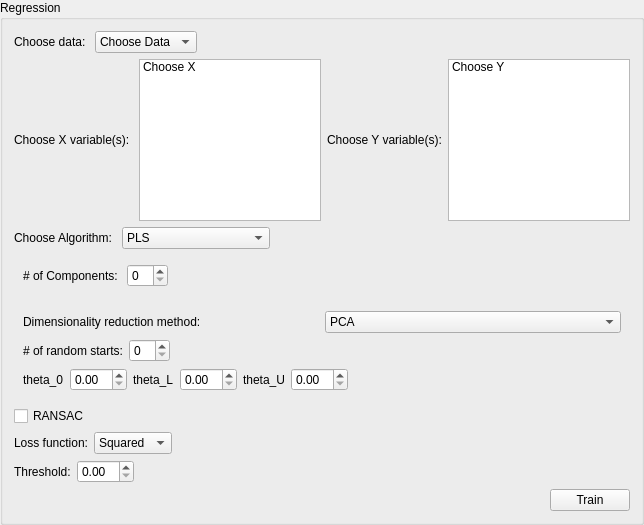
<?xml version="1.0" encoding="UTF-8"?>
<ui version="4.0">
 <class>regression</class>
 <widget class="QGroupBox" name="regression">
  <property name="geometry">
   <rect>
    <x>0</x>
    <y>0</y>
    <width>644</width>
    <height>525</height>
   </rect>
  </property>
  <property name="minimumSize">
   <size>
    <width>600</width>
    <height>150</height>
   </size>
  </property>
  <property name="maximumSize">
   <size>
    <width>16777215</width>
    <height>999999</height>
   </size>
  </property>
  <property name="windowTitle">
   <string>Regression</string>
  </property>
  <property name="title">
   <string>Regression</string>
  </property>
  <layout class="QVBoxLayout" name="verticalLayout_2">
   <item>
    <layout class="QVBoxLayout" name="regression_vlayout">
     <item>
      <layout class="QHBoxLayout" name="regression_choosedata_hlayout">
       <item>
        <widget class="QLabel" name="label">
         <property name="text">
          <string>Choose data: </string>
         </property>
        </widget>
       </item>
       <item>
        <widget class="QComboBox" name="regression_choosedata">
         <property name="iconSize">
          <size>
           <width>50</width>
           <height>20</height>
          </size>
         </property>
         <item>
          <property name="text">
           <string>Choose Data</string>
          </property>
         </item>
         <item>
          <property name="text">
           <string>Known Data</string>
          </property>
         </item>
        </widget>
       </item>
       <item>
        <spacer name="regression_choosedata_spacer">
         <property name="orientation">
          <enum>Qt::Horizontal</enum>
         </property>
         <property name="sizeHint" stdset="0">
          <size>
           <width>40</width>
           <height>20</height>
          </size>
         </property>
        </spacer>
       </item>
      </layout>
     </item>
     <item>
      <layout class="QHBoxLayout" name="regression_choosevars_hlayout">
       <item>
        <widget class="QLabel" name="regression_train_choosex_label">
         <property name="text">
          <string>Choose X variable(s): </string>
         </property>
        </widget>
       </item>
       <item>
        <widget class="QListWidget" name="regression_train_choosex">
         <item>
          <property name="text">
           <string>Choose X</string>
          </property>
         </item>
        </widget>
       </item>
       <item>
        <widget class="QLabel" name="regression_train_choosey_label">
         <property name="text">
          <string>Choose Y variable(s):</string>
         </property>
        </widget>
       </item>
       <item>
        <widget class="QListWidget" name="regression_train_choosey">
         <item>
          <property name="text">
           <string>Choose Y</string>
          </property>
         </item>
        </widget>
       </item>
       <item>
        <spacer name="regression_choosevars_spacer">
         <property name="orientation">
          <enum>Qt::Horizontal</enum>
         </property>
         <property name="sizeHint" stdset="0">
          <size>
           <width>40</width>
           <height>20</height>
          </size>
         </property>
        </spacer>
       </item>
      </layout>
     </item>
     <item>
      <layout class="QHBoxLayout" name="regression_choosealg_hlayout">
       <item>
        <widget class="QLabel" name="regression_choosealg_label">
         <property name="text">
          <string>Choose Algorithm: </string>
         </property>
        </widget>
       </item>
       <item>
        <widget class="QComboBox" name="regression_choosealg">
         <property name="iconSize">
          <size>
           <width>50</width>
           <height>20</height>
          </size>
         </property>
         <item>
          <property name="text">
           <string>PLS</string>
          </property>
         </item>
         <item>
          <property name="text">
           <string>GP</string>
          </property>
         </item>
         <item>
          <property name="text">
           <string>Others coming soon...</string>
          </property>
         </item>
        </widget>
       </item>
       <item>
        <spacer name="regression_choosealg_spacer">
         <property name="orientation">
          <enum>Qt::Horizontal</enum>
         </property>
         <property name="sizeHint" stdset="0">
          <size>
           <width>40</width>
           <height>20</height>
          </size>
         </property>
        </spacer>
       </item>
      </layout>
     </item>
     <item>
      <widget class="QWidget" name="pls_widget" native="true">
       <property name="minimumSize">
        <size>
         <width>0</width>
         <height>0</height>
        </size>
       </property>
       <layout class="QHBoxLayout" name="horizontalLayout_2">
        <item>
         <widget class="QLabel" name="pls_nc_label">
          <property name="text">
           <string># of Components: </string>
          </property>
         </widget>
        </item>
        <item>
         <widget class="QSpinBox" name="pls_nc_spinbox"/>
        </item>
        <item>
         <spacer name="pls_spacer">
          <property name="orientation">
           <enum>Qt::Horizontal</enum>
          </property>
          <property name="sizeHint" stdset="0">
           <size>
            <width>40</width>
            <height>20</height>
           </size>
          </property>
         </spacer>
        </item>
       </layout>
      </widget>
     </item>
     <item>
      <widget class="QWidget" name="gp_widget" native="true">
       <layout class="QVBoxLayout" name="gp_vlayout">
        <item>
         <layout class="QHBoxLayout" name="gp_dim_red_hlayout">
          <item>
           <widget class="QLabel" name="gp_dim_red_label">
            <property name="text">
             <string>Dimensionality reduction method:</string>
            </property>
           </widget>
          </item>
          <item>
           <widget class="QComboBox" name="gp_dim_red_combobox">
            <item>
             <property name="text">
              <string>PCA</string>
             </property>
            </item>
            <item>
             <property name="text">
              <string>FastICA</string>
             </property>
            </item>
            <item>
             <property name="text">
              <string>ICA - JADE</string>
             </property>
            </item>
            <item>
             <property name="text">
              <string>None</string>
             </property>
            </item>
           </widget>
          </item>
         </layout>
        </item>
        <item>
         <layout class="QHBoxLayout" name="gp_rand_starts_hlayout">
          <item>
           <widget class="QLabel" name="gp_rand_starts_label">
            <property name="text">
             <string># of random starts:</string>
            </property>
           </widget>
          </item>
          <item>
           <widget class="QSpinBox" name="gp_rand_starts_spin"/>
          </item>
          <item>
           <spacer name="gp_rand_starts_spacer">
            <property name="orientation">
             <enum>Qt::Horizontal</enum>
            </property>
            <property name="sizeHint" stdset="0">
             <size>
              <width>40</width>
              <height>20</height>
             </size>
            </property>
           </spacer>
          </item>
         </layout>
        </item>
        <item>
         <layout class="QHBoxLayout" name="gp_theta_hlayout">
          <item>
           <widget class="QLabel" name="gp_theta0_label">
            <property name="text">
             <string>theta_0</string>
            </property>
           </widget>
          </item>
          <item>
           <widget class="QDoubleSpinBox" name="gp_theta0_spin"/>
          </item>
          <item>
           <widget class="QLabel" name="gp_thetaL_label">
            <property name="text">
             <string>theta_L</string>
            </property>
           </widget>
          </item>
          <item>
           <widget class="QDoubleSpinBox" name="gp_thetaL_spin"/>
          </item>
          <item>
           <widget class="QLabel" name="gp_thetaU_label">
            <property name="text">
             <string>theta_U</string>
            </property>
           </widget>
          </item>
          <item>
           <widget class="QDoubleSpinBox" name="gp_thetaU_spin"/>
          </item>
          <item>
           <spacer name="horizontalSpacer">
            <property name="orientation">
             <enum>Qt::Horizontal</enum>
            </property>
            <property name="sizeHint" stdset="0">
             <size>
              <width>40</width>
              <height>20</height>
             </size>
            </property>
           </spacer>
          </item>
         </layout>
        </item>
       </layout>
      </widget>
     </item>
     <item>
      <widget class="QCheckBox" name="regression_ransac_checkbox">
       <property name="text">
        <string>RANSAC</string>
       </property>
      </widget>
     </item>
     <item>
      <layout class="QVBoxLayout" name="ransac_vlayout">
       <item>
        <layout class="QHBoxLayout" name="ransac_lossfunc_hlayout">
         <item>
          <widget class="QLabel" name="ransac_lossfunc_label">
           <property name="text">
            <string>Loss function:</string>
           </property>
          </widget>
         </item>
         <item>
          <widget class="QComboBox" name="ransac_lossfunc_combobox">
           <item>
            <property name="text">
             <string>Squared</string>
            </property>
           </item>
           <item>
            <property name="text">
             <string>Absolute</string>
            </property>
           </item>
          </widget>
         </item>
         <item>
          <spacer name="horizontalSpacer_2">
           <property name="orientation">
            <enum>Qt::Horizontal</enum>
           </property>
           <property name="sizeHint" stdset="0">
            <size>
             <width>40</width>
             <height>20</height>
            </size>
           </property>
          </spacer>
         </item>
        </layout>
       </item>
       <item>
        <layout class="QHBoxLayout" name="ransac_thresh_hlayout">
         <item>
          <widget class="QLabel" name="ransac_thresh_label">
           <property name="text">
            <string>Threshold:</string>
           </property>
          </widget>
         </item>
         <item>
          <widget class="QDoubleSpinBox" name="ransac_thresh_spin"/>
         </item>
         <item>
          <spacer name="ransac_thresh_spacer">
           <property name="orientation">
            <enum>Qt::Horizontal</enum>
           </property>
           <property name="sizeHint" stdset="0">
            <size>
             <width>40</width>
             <height>20</height>
            </size>
           </property>
          </spacer>
         </item>
        </layout>
       </item>
      </layout>
     </item>
     <item>
      <layout class="QHBoxLayout" name="regression_trainbutton_hlayout">
       <item>
        <spacer name="regression_trainbutton_spacer">
         <property name="orientation">
          <enum>Qt::Horizontal</enum>
         </property>
         <property name="sizeHint" stdset="0">
          <size>
           <width>40</width>
           <height>20</height>
          </size>
         </property>
        </spacer>
       </item>
       <item>
        <widget class="QPushButton" name="regression_trainbutton">
         <property name="text">
          <string>Train</string>
         </property>
        </widget>
       </item>
      </layout>
     </item>
    </layout>
   </item>
  </layout>
 </widget>
 <resources/>
 <connections/>
</ui>
